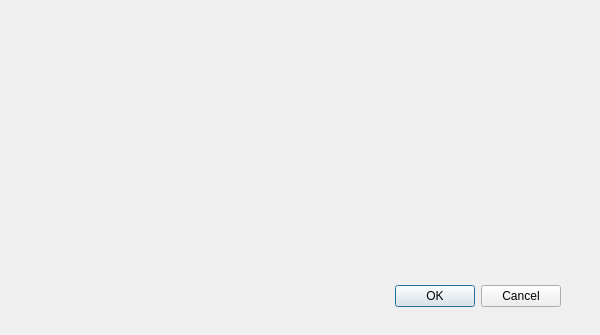
<?xml version="1.0" encoding="UTF-8"?>
<ui version="4.0">
 <class>Dialog</class>
 <widget class="QDialog" name="Dialog">
  <property name="geometry">
   <rect>
    <x>0</x>
    <y>0</y>
    <width>600</width>
    <height>335</height>
   </rect>
  </property>
  <property name="windowTitle">
   <string>Dialog</string>
  </property>
  <property name="windowIcon">
   <iconset>
    <normaloff>../../Pictures/Icons/r4.svg</normaloff>../../Pictures/Icons/r4.svg</iconset>
  </property>
  <widget class="QDialogButtonBox" name="buttonBox">
   <property name="geometry">
    <rect>
     <x>220</x>
     <y>280</y>
     <width>341</width>
     <height>32</height>
    </rect>
   </property>
   <property name="orientation">
    <enum>Qt::Horizontal</enum>
   </property>
   <property name="standardButtons">
    <set>QDialogButtonBox::Cancel|QDialogButtonBox::Ok</set>
   </property>
  </widget>
 </widget>
 <resources/>
 <connections>
  <connection>
   <sender>buttonBox</sender>
   <signal>accepted()</signal>
   <receiver>Dialog</receiver>
   <slot>accept()</slot>
   <hints>
    <hint type="sourcelabel">
     <x>248</x>
     <y>254</y>
    </hint>
    <hint type="destinationlabel">
     <x>157</x>
     <y>274</y>
    </hint>
   </hints>
  </connection>
  <connection>
   <sender>buttonBox</sender>
   <signal>rejected()</signal>
   <receiver>Dialog</receiver>
   <slot>reject()</slot>
   <hints>
    <hint type="sourcelabel">
     <x>316</x>
     <y>260</y>
    </hint>
    <hint type="destinationlabel">
     <x>286</x>
     <y>274</y>
    </hint>
   </hints>
  </connection>
 </connections>
</ui>
